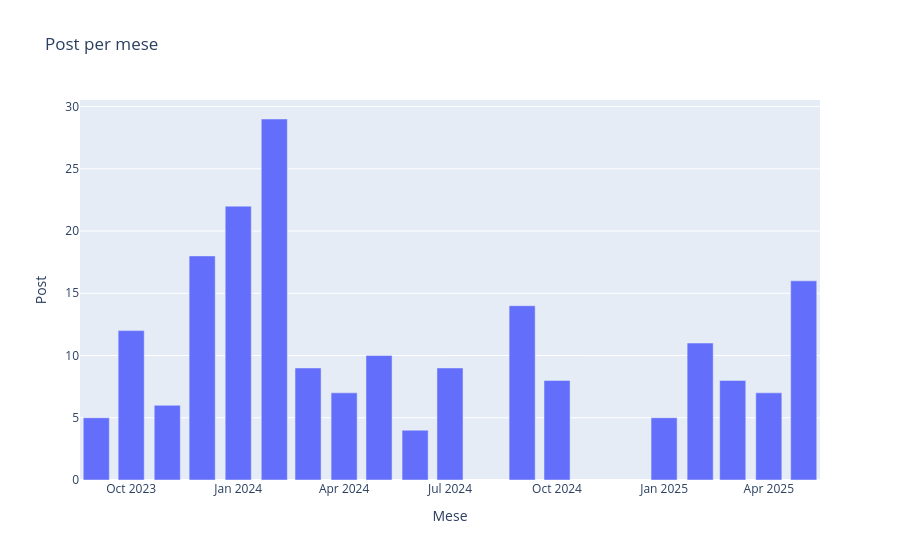
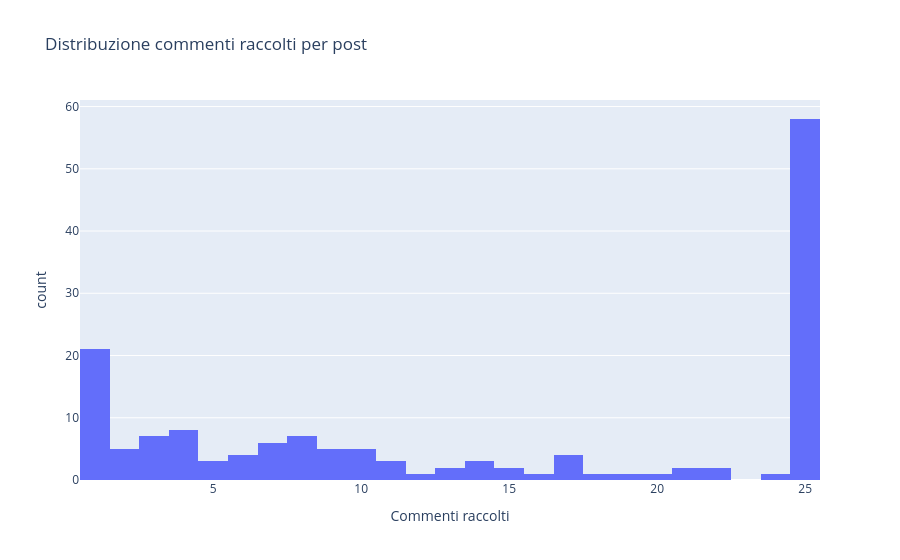

Notebook cell for these charts, in order:
### Markdown cell above
## Statistiche del corpus

### Code cell
import plotly.express as px

print("=" * 50)
print("STATISTICHE CORPUS")
print("=" * 50)
print(f"Post totali              : {len(df_posts)}")
print(f"  - con testo (selftext) : {(df_posts['selftext'] != '').sum()}")
print(f"  - solo link            : {(df_posts['selftext'] == '').sum()}")
print(f"Commenti totali          : {len(df_comments)}")
print(f"Media commenti per post  : {len(df_comments)/len(df_posts):.1f}")
print(f"Autori unici (post)      : {df_posts['author'].nunique()}")
print(f"Autori unici (commenti)  : {df_comments['author'].nunique()}")
print(f"Periodo post             : {df_posts['timestamp'].min()[:10]} → {df_posts['timestamp'].max()[:10]}")

# Post per mese
df_posts["mese"] = df_posts["timestamp"].str[:7]
fig1 = px.bar(df_posts["mese"].value_counts().sort_index().reset_index(),
              x="mese", y="count", title="Post per mese",
              labels={"mese": "Mese", "count": "Post"})
fig1.show()

# Distribuzione commenti per post
commenti_per_post = df_comments.groupby("post_id").size().reset_index(name="n_commenti")
fig2 = px.histogram(commenti_per_post, x="n_commenti", nbins=26,
                    title="Distribuzione commenti raccolti per post",
                    labels={"n_commenti": "Commenti raccolti", "count": "Post"})
fig2.show()

# Top 10 post per score
print("\nTop 10 post per score:")
display(df_posts.nlargest(10, "score")[["title", "score", "num_comments", "timestamp"]])

### Figure 1 — Plotly figure (JSON) as saved in the notebook; plotly's stock layout.template omitted (floating-point values rounded to 4 significant figures)
{"data": [{"hovertemplate": "Mese=%{x}<br>Post=%{y}<extra></extra>", "legendgroup": "", "marker": {"color": "#636efa", "pattern": {"shape": ""}}, "name": "", "orientation": "v", "showlegend": false, "textposition": "auto", "x": ["2023-09", "2023-10", "2023-11", "2023-12", "2024-01", "2024-02", "2024-03", "2024-04", "2024-05", "2024-06", "2024-07", "2024-09", "2024-10", "2025-01", "2025-02", "2025-03", "2025-04", "2025-05"], "xaxis": "x", "y": [5, 12, 6, 18, 22, 29, 9, 7, 10, 4, 9, 14, 8, 5, 11, 8, 7, 16], "yaxis": "y", "type": "bar"}], "layout": {"xaxis": {"anchor": "y", "domain": [0, 1], "title": {"text": "Mese"}}, "yaxis": {"anchor": "x", "domain": [0, 1], "title": {"text": "Post"}}, "legend": {"tracegroupgap": 0}, "title": {"text": "Post per mese"}, "barmode": "relative"}}

### Figure 2 — Plotly figure (JSON) as saved in the notebook; plotly's stock layout.template omitted (floating-point values rounded to 4 significant figures; data arrays with more than 128 entries replaced by an {"elided": "..."} marker saying what was removed)
{"data": [{"bingroup": "x", "hovertemplate": "Commenti raccolti=%{x}<br>count=%{y}<extra></extra>", "legendgroup": "", "marker": {"color": "#636efa", "pattern": {"shape": ""}}, "name": "", "nbinsx": 26, "orientation": "v", "showlegend": false, "x": {"elided": "153 int values"}, "xaxis": "x", "yaxis": "y", "type": "histogram"}], "layout": {"xaxis": {"anchor": "y", "domain": [0, 1], "title": {"text": "Commenti raccolti"}}, "yaxis": {"anchor": "x", "domain": [0, 1], "title": {"text": "count"}}, "legend": {"tracegroupgap": 0}, "title": {"text": "Distribuzione commenti raccolti per post"}, "barmode": "relative"}}
